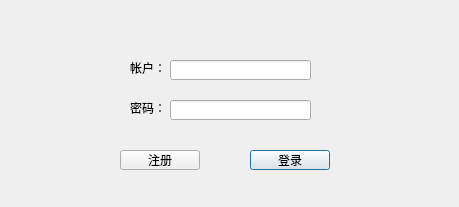
<?xml version="1.0" encoding="UTF-8"?>
<ui version="4.0">
 <class>DefaultDialog</class>
 <widget class="QDialog" name="DefaultDialog">
  <property name="geometry">
   <rect>
    <x>0</x>
    <y>0</y>
    <width>459</width>
    <height>207</height>
   </rect>
  </property>
  <property name="contextMenuPolicy">
   <enum>Qt::NoContextMenu</enum>
  </property>
  <property name="windowTitle">
   <string>DefaultDialog</string>
  </property>
  <widget class="QLabel" name="label">
   <property name="geometry">
    <rect>
     <x>130</x>
     <y>60</y>
     <width>41</width>
     <height>16</height>
    </rect>
   </property>
   <property name="text">
    <string>帐户：</string>
   </property>
   <property name="buddy">
    <cstring>account</cstring>
   </property>
  </widget>
  <widget class="QLabel" name="label_2">
   <property name="geometry">
    <rect>
     <x>130</x>
     <y>100</y>
     <width>41</width>
     <height>16</height>
    </rect>
   </property>
   <property name="text">
    <string>密码：</string>
   </property>
   <property name="buddy">
    <cstring>password</cstring>
   </property>
  </widget>
  <widget class="QPushButton" name="login">
   <property name="geometry">
    <rect>
     <x>250</x>
     <y>150</y>
     <width>80</width>
     <height>20</height>
    </rect>
   </property>
   <property name="text">
    <string>登录</string>
   </property>
  </widget>
  <widget class="QPushButton" name="regist">
   <property name="geometry">
    <rect>
     <x>120</x>
     <y>150</y>
     <width>80</width>
     <height>20</height>
    </rect>
   </property>
   <property name="text">
    <string>注册</string>
   </property>
  </widget>
  <widget class="QLineEdit" name="account">
   <property name="geometry">
    <rect>
     <x>170</x>
     <y>60</y>
     <width>141</width>
     <height>20</height>
    </rect>
   </property>
  </widget>
  <widget class="QLineEdit" name="password">
   <property name="geometry">
    <rect>
     <x>170</x>
     <y>100</y>
     <width>141</width>
     <height>20</height>
    </rect>
   </property>
   <property name="contextMenuPolicy">
    <enum>Qt::PreventContextMenu</enum>
   </property>
   <property name="echoMode">
    <enum>QLineEdit::PasswordEchoOnEdit</enum>
   </property>
  </widget>
 </widget>
 <resources/>
 <connections/>
</ui>
